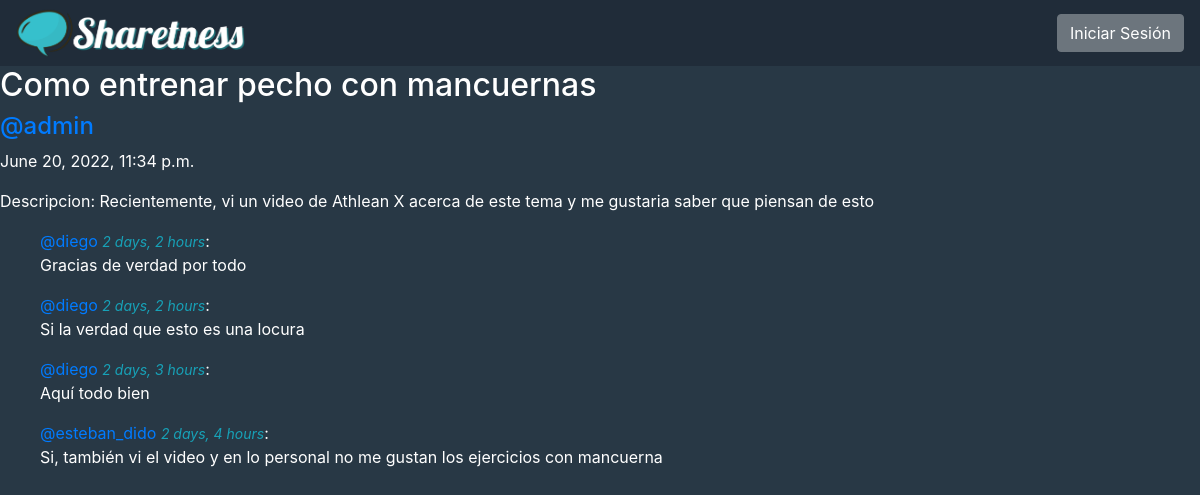
The app's page /room/8 with its own data.
### forum/models.py (models this page shows, shortened)
class Room(models.Model):
    host = models.ForeignKey(User, on_delete=models.SET_NULL, null=True)
    topic = models.ForeignKey(Topic, on_delete=models.SET_NULL, null=True)
    name = models.CharField(max_length=200)
    description =models.TextField(null=True, blank=True)
    update = models.DateTimeField(auto_now=True)
    created = models.DateTimeField(auto_now_add=True)
    class Meta:
        ordering = ['-update', '-created']

class Message(models.Model):
    user = models.ForeignKey(User, on_delete=models.CASCADE)
    room = models.ForeignKey(Room, on_delete=models.CASCADE)
    body = models.TextField()
    created = models.DateTimeField(auto_now_add=True)

### forum/views.py (the view, shortened to what this page needs)
# urls.py: path('room/<str:pk>',views.room, name="room"),
def room(request, pk):
    room = Room.objects.get(id=pk)
    room_messages = room.message_set.all().order_by('-created')
    context = {'room': room, 'room_messages': room_messages}
    return render(request, 'forum/room.html', context)

### forum/templates/forum/room.html (shortened to what this page needs)
{% extends 'main.html' %}
{% block content %}
    <div class="room-container">
        <h2>{{ room.name }}</h2>
        <h4><span class="text-primary ">@{{ room.host.username }}</span></h4>
        <p>{{ room.created }}</p>
        <p>Descripcion: {{ room.description }}</p>
        <ul>
            {% for msg in room_messages %}
                <p class="mt-2">
                    <span class="text-primary">@{{ msg.user.username }}</span>
                    <small class="text-info font-italic">{{ msg.created|timesince }}</small>:
                    <br>
                    {{ msg.body }}
                </p>
            {% endfor %}
        </ul>
    </div>
{% endblock content %}

### static/styles/main.css (style rules this page uses)
body { background-color: #283845; color: white; }

### records on screen
Room: name "Como entrenar pecho con mancuernas", host.username "admin", created "June 20, 2022, 11:34 p.m.", description "Recientemente, vi un video de Athlean X acerca de este tema y me gustaria saber que piensan de esto"
Message: user.username "diego", created "2 days, 2 hours", body "Gracias de verdad por todo"
Message: user.username "diego", created "2 days, 2 hours", body "Si la verdad que esto es una locura"
Message: user.username "diego", created "2 days, 3 hours", body "Aquí todo bien"
Message: user.username "esteban_dido", created "2 days, 4 hours", body "Si, también vi el video y en lo personal no me gustan los ejercicios con mancuerna"
